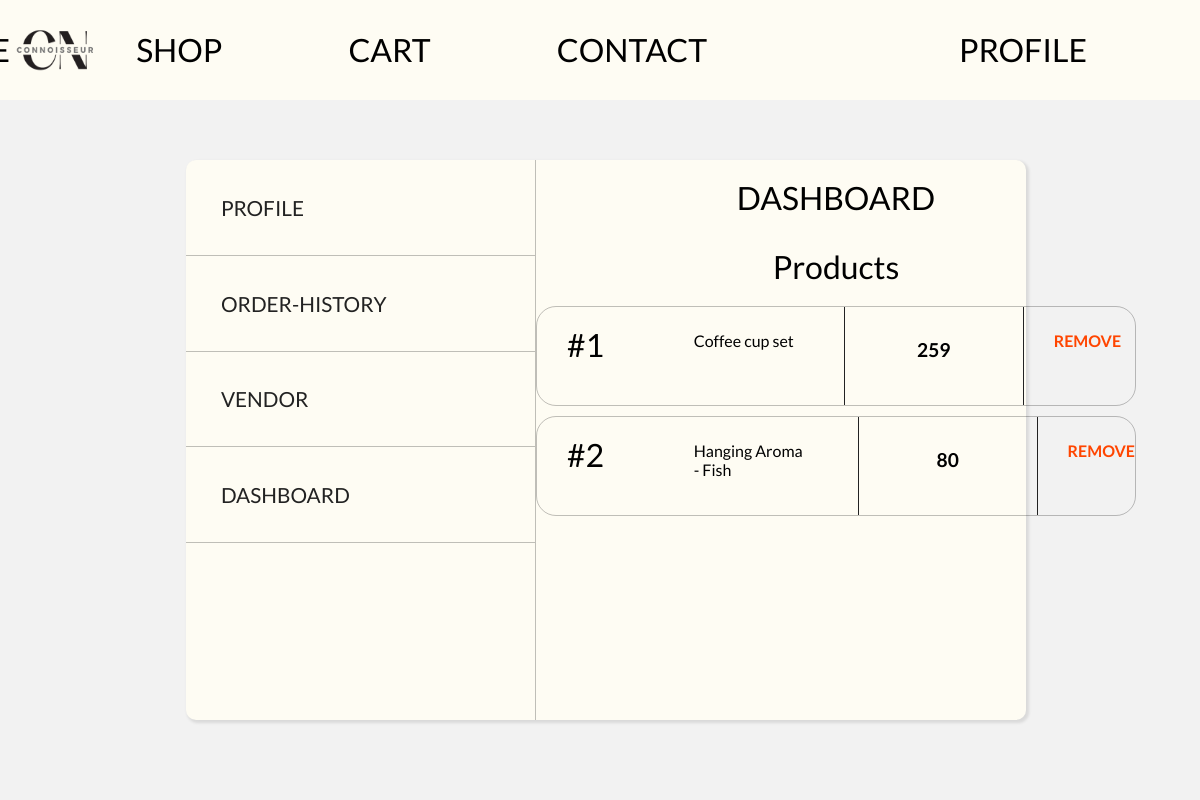
Screenshot of /dashboard2.php (signed in) with the database file from the repository.
### tables this page shows
CREATE TABLE `product` (
  `id` int(11) NOT NULL,
  `product_name` varchar(500) NOT NULL,
  `product_price` int(20) NOT NULL,
  `product_desc` varchar(500) NOT NULL,
  `city` varchar(255) NOT NULL,
  `vendor` varchar(500) NOT NULL,
  `subtitle` varchar(100) NOT NULL
);

### dashboard2.php (the view, shortened to what this page needs)
<?php require "header_index.php";
$username = $_SESSION['username'];
$query = "SELECT * FROM product as p join customer as c on p.vendor = c.username where p.vendor = '$username'; ";
$result = mysqli_query($connect, $query);
$sql_row =mysqli_num_rows($result);
$i = 1;
?>
<!DOCTYPE html>
<html lang="en">
<head>
    <link rel="stylesheet" href="css/dashboard2.css" />
</head>
<body>
    <main>
        <div class="Box">
            <div class="nav-bar">
                <div class="profile"> <a href="profile.php">profile</a></div>
                <div class="order-history"><a href="order-history.php">order-history</a></div>
                <div class="order-history"><a href="dashboard.php">Vendor</a></div>
                <div class="order-history"><a href="dashboard2.php">Dashboard</a></div>
            </div>
            <form action="saveprofile.php" method="post">
                <div class="profile-side">
                    <div class="head">DASHBOARD</div>
                    <div class="all-product">Products</div>
                    <div class="scroll">
                        <div class="container-box">
                            <?php while($row= mysqli_fetch_assoc($result) and $i <= $sql_row) {?>
                            <div class="product-box">
                                <div class="order-title">#<?php  echo $i;?></div>
                                <div class="date"> <?php echo $row['product_name']?></div>
                                <div class="product">
                                    <div class="product-name">
                                        <div class="sub-name"><?php echo $row['product_price']?></div>
                                    </div>
                                </div>
                                <div class="all-total">  <a href="removeproduct.php?p_name=<?php echo $row['product_name']?>">REMOVE</a></div>
                            </div>
                            <?php
                          $i++ ;} ?>
                        </div>
                    </div>
            </form>
        </div>
</body>
</html>

### css/header_indexx.css (style rules this page uses)
body { background-color: #F2F2F2; font-family: 'Space Grotesk', sans-serif; height: 10vh; }
* { padding: 0; margin: 0; text-decoration: none; list-style: none; box-sizing: border-box; }

### css/dashboard2.css (style rules this page uses)
* { margin: 0; box-sizing: border-box; font-family: 'Lato', sans-serif; }
main { background-color: #F2F2F2; display: flex; justify-content: center; align-items: center; }
.Box { margin: 5%; height: 70vh; width: 70vw; background-color: #FEFCF3; border-radius: 10px; display: grid; grid-template-columns: 350px 1fr; margin-left: 6%; box-shadow: 2px 2px 3px 1px rgba(0, 0, 0, 0.1); }
a { color: #222; }
.nav-bar { border-right:1px solid rgba(0, 0, 0, 0.247); }
.profile { text-transform: uppercase; font-size: 1.3rem; font-weight: 400; border-bottom: 1px solid rgba(0, 0, 0, 0.247); padding: 10%; }
.order-history { text-transform: uppercase; font-size: 1.3rem; font-weight: 400; padding: 10%; border-bottom: 1px solid rgba(0, 0, 0, 0.247); }
.profile-side { display: flex; flex-direction: column; align-items: center; }
.head { font-size: 2rem; text-transform: uppercase; font-weight: 400; margin-top: 3%; margin-bottom: 5%; }
.product-box { position: relative; display: flex; border: 1px solid rgba(0, 0, 0, 0.247); border-radius: 20px; min-width: 50vw; min-height: 100px; margin-top: 10px; }
.order-title { margin-left: 5%; margin-top: 3%; font-size: 2rem; }
.date { margin-left: 15%; margin-top: 4%; }
.product { border-left: #222 solid 1px; border-right: #222 solid 1px; margin-left: 50px; min-width: 15vw; display: flex; flex-direction: column; align-items: center; padding-top: 10px; padding-bottom: 10px; }
.product-name { display: flex; margin-top: 12%; font-size: .8rem; }
.all-total { margin-left: 5%; margin-top: 4%; font-weight: 600; }
.all-total a { color: orangered; }
.container-box { display: flex; flex-direction: column; flex: 1; overflow-y: auto; }
.scroll { max-width: 100%; height: 400px; min-height: 0; display: flex; flex-direction: column; }
.sub-name { font-weight: 600; font-size: 1.2rem; }
.all-product { font-size: 2rem; margin-bottom: 10px; }

### rows the page displays
product: product_name "Coffee cup set", product_price "259"
product: product_name "Hanging Aroma - Fish", product_price "80"
